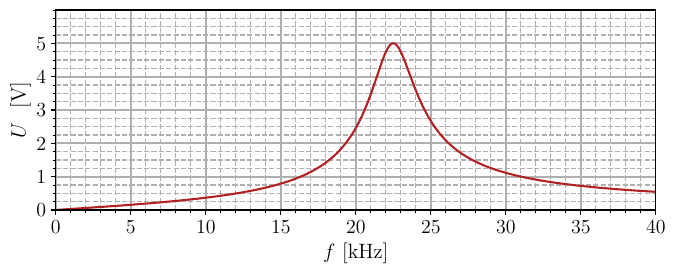

Reproduce this figure in Python.
import numpy as np
import matplotlib as mpl
import matplotlib.ticker as tck
import matplotlib.pyplot as plt

plt.rcParams.update(
    {
        "text.usetex": True,
        "font.family": "EB Garamond",
        "axes.labelsize": "x-large",
        "xtick.labelsize": "x-large",
        "ytick.labelsize": "x-large",
    }
)
plt.rcParams["figure.facecolor"] = "w"

mpl.rc("text.latex", preamble=r"\usepackage{xcolor}\usepackage{amsmath}")

## TENSION

################### AMPLITUDE ###################

E0 = 5  # V
R = 1e3  # O
L = 1e-3  # H
C = 5.6e-8  # F
f0 = 22.5e3  # Hz
w0 = 2 * np.pi * f0  # rad.s^-1
Q = 7.5
# wr = w0 * np.sqrt(Q**2 - 0.5) / (Q)

flist = np.linspace(1e-3, 40, 5000) * 1e3
wlist = 2 * np.pi * flist
xmin, xmax = [0, max(flist)]


def Uc(f, Q=Q):
    x = f / f0
    return E0 / (1 + 1j * Q * (x - 1 / x))


fig = plt.figure(figsize=(7.5, 2.5))
ax = fig.add_axes((0.10, 0.10, 0.8, 0.8))

# for axe in ["left", "bottom"]:
#     ax.spines[axe].set_linewidth(2)
#
# for axe in ["top", "right"]:
#     ax.spines[axe].set_visible(False)

ampl_list = np.abs(Uc(wlist, Q=Q))

ymin, ymax = [min(ampl_list), max(ampl_list)]

ax.axvline(w0, ls="--", lw=1.5, color="black")

ax.set_xlim(xmin, xmax)
ax.set_ylim(ymin, 6)

ax.set_xlabel("$f~[\\mathrm{kHz}]$", fontsize=15, clip_on=False)
# ax.xaxis.set_label_coords(0.90, -0.02)
ax.set_ylabel("$U~~[\\mathrm{V}]$", fontsize=15)  # , rotation=0)
# ax.yaxis.set_label_coords(0, 1.02)

ax.set_xticks(np.arange(0, 41, 5) * 1e3)
ax.set_xticklabels(np.arange(0, 41, 5))
ax.set_xticks(np.arange(0, 41, 1) * 1e3, minor=True)
ax.set_xticklabels(["" for k in range(len(np.arange(0, 41, 1)))], minor=True)
ax.set_yticks(np.arange(0, 6, 1))
ax.set_yticks(np.arange(0, 6.1, 0.25), minor=True)

# ax.yaxis.set_major_formatter(tck.FormatStrFormatter("%.1f"))

ax.grid(lw=1.5)
ax.grid(which="minor", ls="--", lw=1)

# ax.plot(0, 1, "^k", lw=2, ms=5, transform=ax.transAxes, clip_on=False)
# ax.plot(1, 0, ">k", lw=2, ms=5, transform=ax.transAxes, clip_on=False)

# fig.savefig("./rlc_Uc_ampl_stud.pdf", bbox_inches="tight")

ax.plot(wlist, ampl_list, color="firebrick")

fig.savefig("./bouchon_plot.pdf", bbox_inches="tight")
